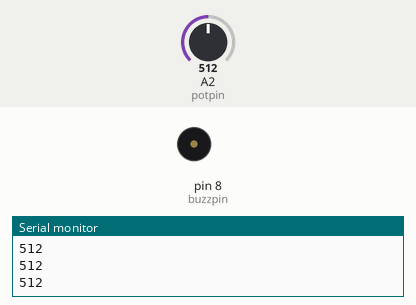
This sketch was run on a simulated Arduino Uno, built with avr-gcc and run on an emulated ATmega328P. On the bench: buzzer (waves = sounding, pin HIGH), the last lines printed to the serial monitor. Inputs (shaded band) come from the test bench; at power-on: A2 (potpin) = 512.

Above: at 1.2 s.
1.3 s: A2 (potpin) set to 990
2.8 s: A2 (potpin) set to 1008
At 3.5 s:
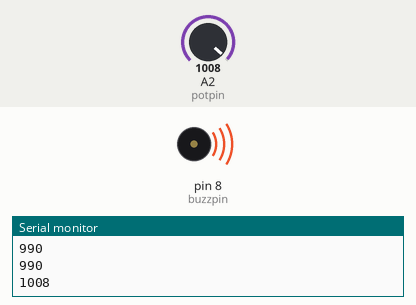
4.3 s: A2 (potpin) set to 900
At 5.5 s:
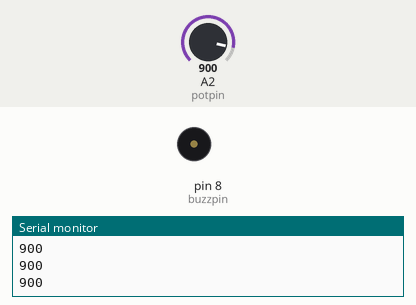
5.8 s: A2 (potpin) set to 1010
At 6.9 s:
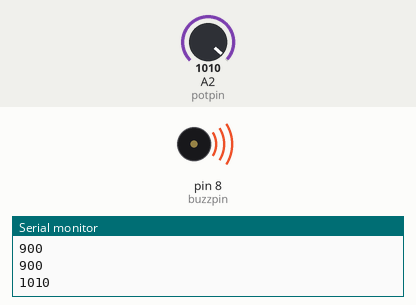
Timing chart, 0 to 8.3 s (numbered marks = the images above; inputs shaded):
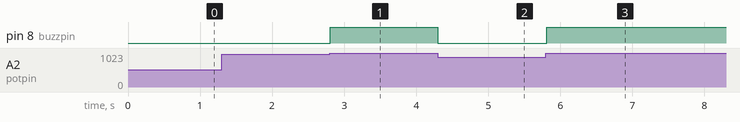

The sketch:

active_buzzers.ino
```cpp
int potval;
int buzzpin = 8 ;
int dt = 250 ;
int potpin = A2;
void setup() {
  // put your setup code here, to run once:
Serial.begin(9600);
pinMode(buzzpin,OUTPUT);
pinMode(potpin,INPUT);
}

void loop(){
potval = analogRead(potpin);
Serial.println(potval);
while(potval >1000){
  digitalWrite(buzzpin,HIGH);
  potval =analogRead(potpin);

}
 digitalWrite(buzzpin,LOW);
}
```

Measured:
- the behaviour switches between 1000 and 1001 on A2 (potpin) (found by bisection; images 0 and 1)
- after the input at 2.8 s, pin 8 (buzzpin): LOW → HIGH at once
- after the input at 4.3 s, pin 8 (buzzpin): HIGH → LOW at once
- after the input at 5.8 s, pin 8 (buzzpin): LOW → HIGH at once
